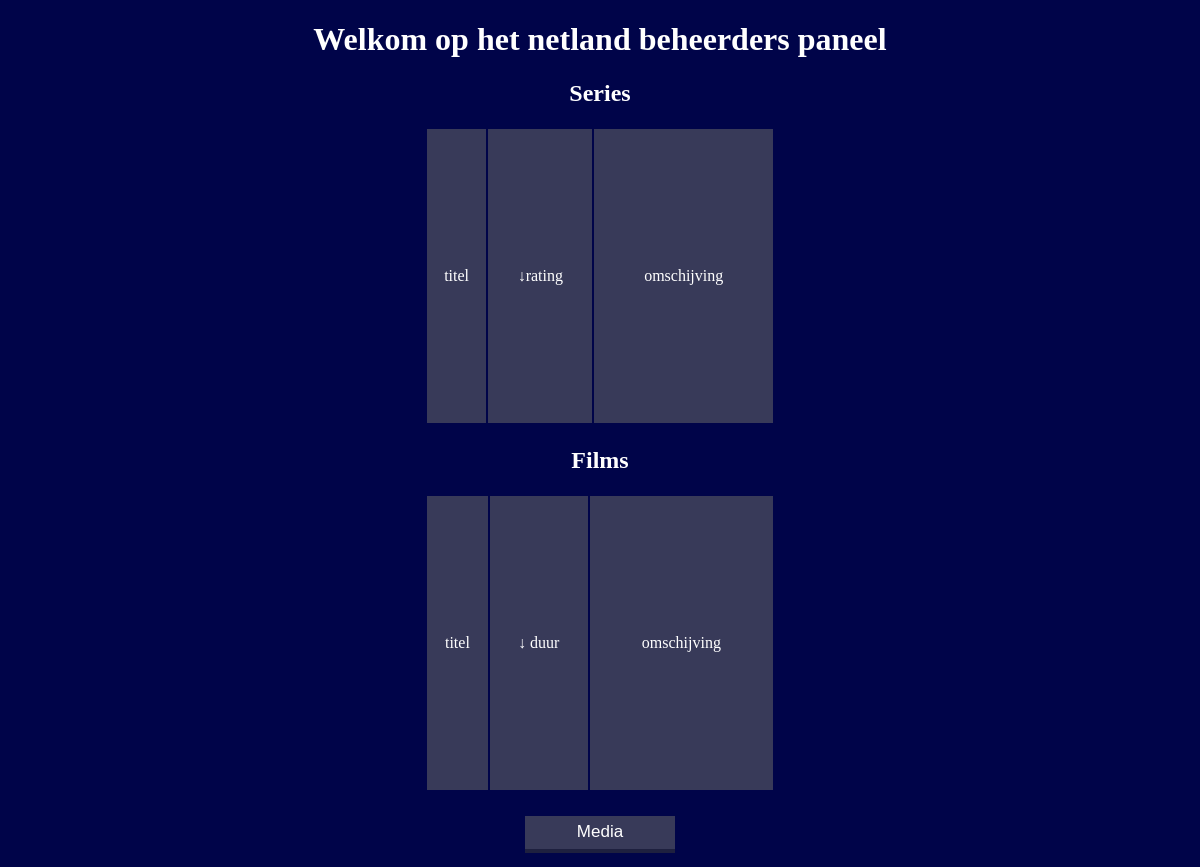
Before: / with the older database file.
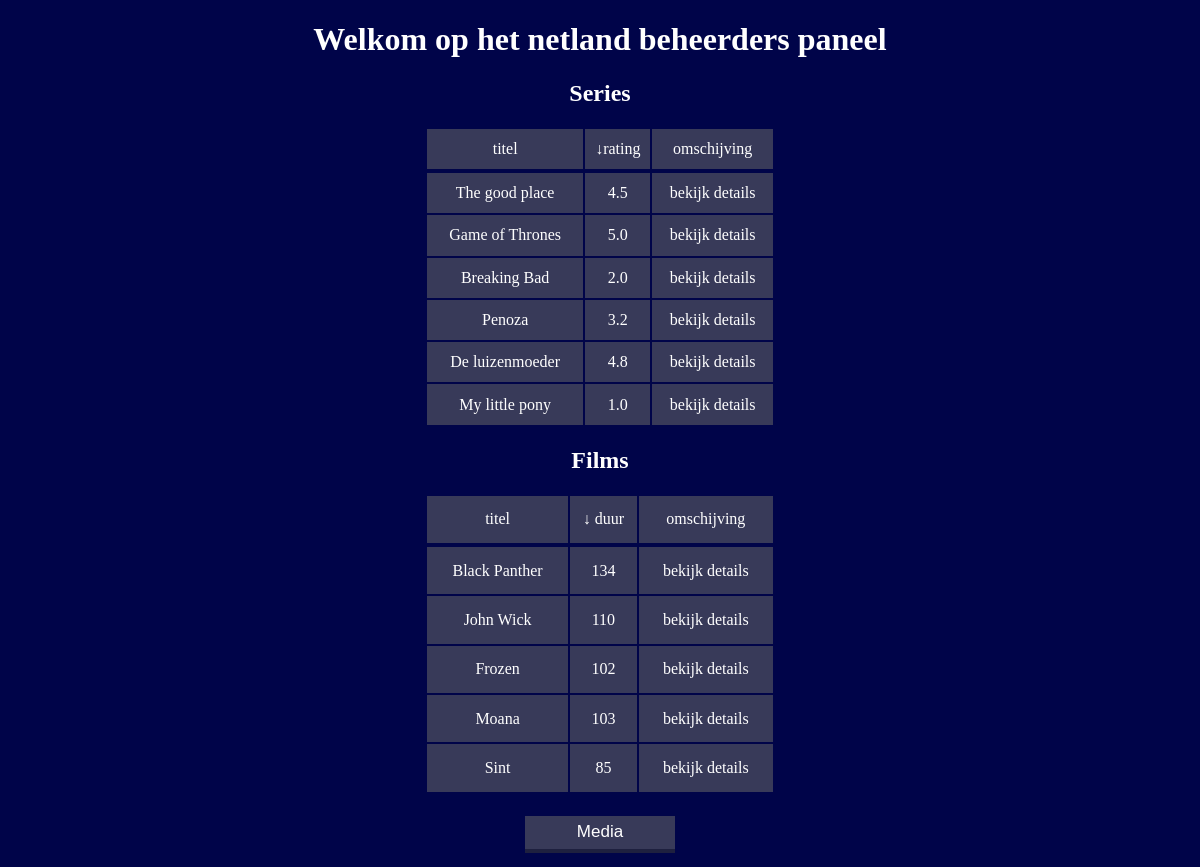
After: the same page with the newer database file.
### tables this page shows
CREATE TABLE media (
    soort ENUM('movies', 'series') NULL,
    id MEDIUMINT NULL AUTO_INCREMENT PRIMARY KEY,
    title VARCHAR(100) NULL,
    rating DECIMAL(2,1) NULL,
    has_won_awards INT NULL,
    seasons INT NULL,
    spoken_in_language ENUM('NL', 'EN') NULL,
    length_in_minutes INTEGER NULL,
    released_at DATE NULL,
    country_of_origin VARCHAR(2) NULL,
    summary TEXT NULL,
    youtube_trailer_id VARCHAR(20) NULL
);

### index.php (the view, shortened to what this page needs)
<?php
require_once "pdo-connectie.php";
$link1 = '';
$link2 = '';
if (isset($_GET['orderby'])) {
    $series =  "SELECT *  FROM media where soort = 'series' ORDER BY rating DESC";
    $link1 = '&orderby=rating';
} else {
    $series = 'SELECT title, rating, id FROM media where soort = "series"';
}
$query2 = $pdo->query($series);
$series = $query2->fetchAll();
if (isset($_GET['order1by'])) {
    $films = "SELECT * FROM media where soort = 'movies' ORDER BY length_in_minutes DESC";
    $link2 = '&order1by=films';
} else {
    $films = 'SELECT title, length_in_minutes, id FROM media where soort = "movies"';
}
$query = $pdo->query($films);
$films = $query->fetchAll();
$leegS = "";
$leegF = "";
foreach ($series as $serie) {
    $leegS .= '<tr>';
    $leegS .= '<td class="tabel">' . $serie['title'] . "</td>";
    $leegS .= '<td class="tabel">' . $serie['rating'] . "</td>";
    $leegS .= "<td class='tabel'><a href='detail.php?id=$serie[id]'> bekijk details</a></td>";
}
foreach ($films as $film) {
    $leegF .= '<tr>';
    $leegF .= '<td class="tabel">' . $film['title'] . "</td>";
    $leegF .= "<td class='tabel'>$film[length_in_minutes]</td>";
    $leegF .= "<td  class='tabel'><a href='detail.php?id=$film[id]'> bekijk details</a></td>";
}
?>
<!DOCTYPE html>
<html lang="en">
<head>
    <link rel='stylesheet' href="style.css">
    <h1> Welkom op het netland beheerders paneel</h1>
</head>
<body>
    <h2> Series </h2>
    <table class="S_Itabel">
        <td class="tabel"> titel</td>
        <td class="tabel"> <a href="?orderby=rating<?= $link2 ?>"> &darr;rating</a> </td>
        <td class="tabel"> omschijving</td>
        <tr >
            <?php
            echo $leegS;
            ?>
        </tr>
    </table>
    <h2> Films </h2>
    <table class="F_Itabel">
        <td class="tabel"> titel </td>
        <td class="tabel"><a href="?order1by=films<?= $link1 ?>"> &darr; duur </a> </td>
        <td class="tabel"> omschijving</td>
        <tr class="textF">
            <?php
            echo $leegF;
            ?>
        </tr>
    </table>
    <button class="media"><a href='insert.php' class="mediaT"> Media</a></button>
</body>
</html>

### style.css (style rules this page uses)
h1 { text-align: center; }
body { background-color: #000449; text-align: center; color: white; }
.media { margin: 10px; padding: 5px; width: 150px; height: 33px; }
.S_Itabel { margin-left: auto; margin-right: auto; margin-bottom: 12px; width: 350px; height: 300px; }
.F_Itabel { margin-left: auto; margin-right: auto; margin-bottom: 12px; width: 350px; height: 300px; }
td.tabel { background-color: rgba(104, 104, 104, 0.54); }
.mediaT { color: white; text-decoration: none; display: block; }
a { color: white; text-decoration: none; }
button { display: inline-block; font-size: 17px; cursor: pointer; text-align: center; text-decoration: none; outline: none; color: #ffffffff; background-color: rgba(104, 104, 104, 0.54); border: none; box-shadow: 0 4px rgba(57, 57, 57, 0.54); justify-content: center; }

Changed rows visible on the page:
added media: title "The good place", rating "4.5", shown under "Series"
added media: title "Game of Thrones", rating "5.0", shown under "Series"
added media: title "Breaking Bad", rating "2.0", shown under "Series"
added media: title "Penoza", rating "3.2", shown under "Series"
added media: title "De luizenmoeder", rating "4.8", shown under "Series"
added media: title "My little pony", rating "1.0", shown under "Series"
added media: title "Black Panther", length_in_minutes "134", shown under "Films"
added media: title "John Wick", length_in_minutes "110", shown under "Films"
added media: title "Frozen", length_in_minutes "102", shown under "Films"
added media: title "Moana", length_in_minutes "103", shown under "Films"
added media: title "Sint", length_in_minutes "85", shown under "Films"
